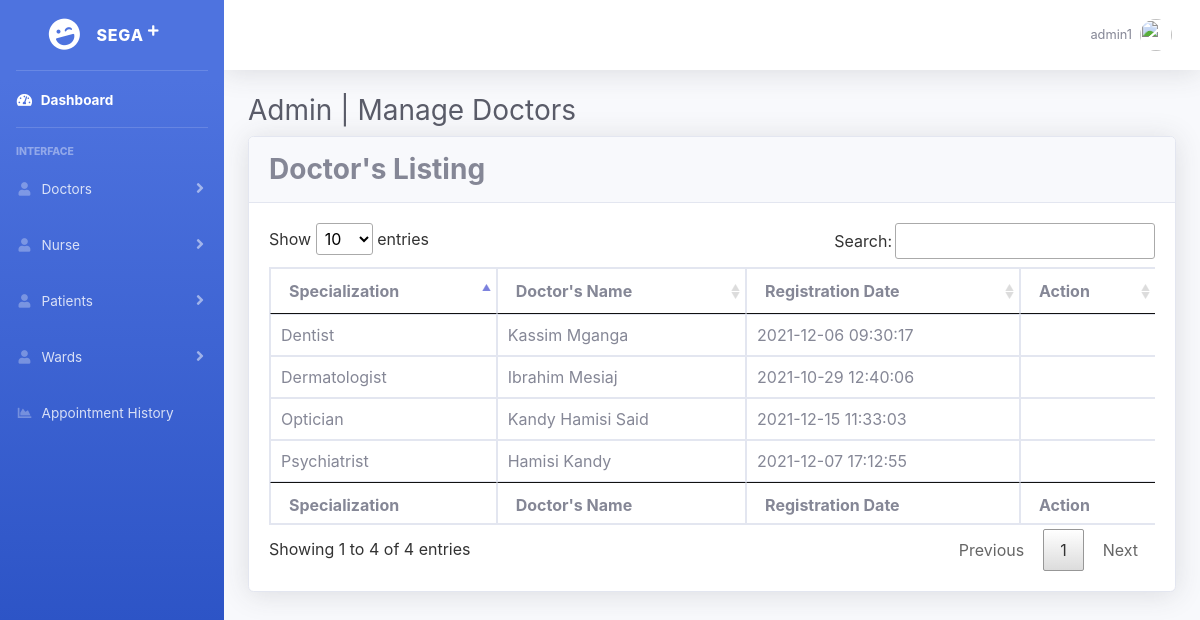
The app's page /admin/dashboard/manage-doctors.php (signed in) with its own data.
### tables this page shows
CREATE TABLE `doctors` (
  `id` int(11) NOT NULL,
  `specialization_id` int(255) NOT NULL,
  `DocName` varchar(255) NOT NULL,
  `Address` varchar(255) NOT NULL,
  `Fees` int(11) NOT NULL,
  `Phone` varchar(255) NOT NULL,
  `Email` varchar(255) NOT NULL,
  `PassCode` varchar(255) NOT NULL,
  `CreateDate` timestamp NOT NULL DEFAULT current_timestamp(),
  `UpdationDate` timestamp NOT NULL DEFAULT '0000-00-00 00:00:00' ON UPDATE current_timestamp()
);

CREATE TABLE `specialization` (
  `id` int(11) NOT NULL,
  `specialization` varchar(255) NOT NULL,
  `creationDate` timestamp NOT NULL DEFAULT current_timestamp(),
  `updationDate` timestamp NOT NULL DEFAULT '0000-00-00 00:00:00' ON UPDATE current_timestamp()
);

### admin/dashboard/manage-doctors.php (the view, shortened to what this page needs)
<!DOCTYPE html>
<html lang="en">
<head>
    <link rel="stylesheet" href="vendor/DataTable/DataTables-1.10.25/css/jquery.dataTables.css">
    <link href="vendor/fontawesome-free/css/all.min.css" rel="stylesheet" type="text/css">
    <link rel="stylesheet" href="vendor/icofont/icofont.min.css">
    <link href="css/sb-admin-2.min.css" rel="stylesheet">
    <link href="css/sb-admin-2.css" rel="stylesheet">
</head>
<body id="page-top">
    <div id="wrapper">
        <?php include_once "partials/sidebar.php"; ?>
        <div id="content-wrapper" class="d-flex flex-column">
            <div id="content">
                <?php include_once "partials/navbar.php"; ?>
                <div class="container-fluid">
                    <h1 class="h3 mb-2 text-gray-800">Admin | Manage Doctors</h1>
                    <div class="card shadow mb-4">
                        <div class="card-header py-3">
                            <h3 class="m-0 font-weight-bold">Doctor's Listing</h3>
                        </div>
                        <?php
                            $selDoc = "SELECT * FROM doctors";
                            $retd = mysqli_query($mysqli, $selDoc);
                        ?>
                        <div class="card-body">
                            <div class="table-responsive">
                                <table class="table-bordered" id="dataTable" width="100%" cellspacing="0">
                                    <thead>
                                        <tr>
                                            <th>Specialization</th>
                                            <th>Doctor's Name</th>
                                            <th>Registration Date</th>
                                            <th>Action</th>
                                        </tr>
                                    </thead>
                                    <tfoot>
                                        <tr>
                                            <th>Specialization</th>
                                            <th>Doctor's Name</th>
                                            <th>Registration Date</th>
                                            <th>Action</th>
                                        </tr>
                                    </tfoot>
                                    <tbody>
                                        <?php while($myRow = mysqli_fetch_assoc($retd)): ?>
                                            <?php
                                                $spec = "SELECT specialization FROM specialization WHERE id={$myRow['specialization_id']}";
                                                $return = mysqli_query($mysqli, $spec);
                                                $specRow = mysqli_fetch_assoc($return);
                                                $specialization = $specRow['specialization'];
                                            ?>
                                        <tr>
                                            <td><?php echo $specialization; ?></td>
                                            <td><?php echo $myRow['DocName']; ?></td>
                                            <td><?php echo $myRow['CreateDate'];?></td>
                                            <td class="action-icons">
                                                <a href="edit-doctor.php?edit=<?php echo $myRow['id']; ?>"><i class="icofont-ui-edit"></i></a>
                                                <a href="manage-doctors.php?delete=<?php echo $myRow['id']; ?>"><i class="icofont-ui-delete"></i></a>
                                            </td>
                                        </tr>
                                        <?php endwhile; ?>
                                    </tbody>
                                </table>
                            </div>
                        </div>
                    </div>
                </div>
            </div>
        </div>
    </div>
</body>
</html>

### admin/dashboard/manage-doctors.php (style rules this page uses)
.action-icons { display: flex; justify-content: center; align-items: center; }
.action-icons > a { padding-right: 10px; }

### records on screen
doctors: specialization.specialization "Dermatologist", DocName "Ibrahim Mesiaj", CreateDate "2021-10-29 12:40:06"
doctors: specialization.specialization "Dentist", DocName "Kassim Mganga", CreateDate "2021-12-06 09:30:17"
doctors: specialization.specialization "Psychiatrist", DocName "Hamisi Kandy", CreateDate "2021-12-07 17:12:55"
doctors: specialization.specialization "Optician", DocName "Kandy Hamisi Said", CreateDate "2021-12-15 11:33:03"

### other values on screen
$_SESSION['admin_name'] "admin1"
